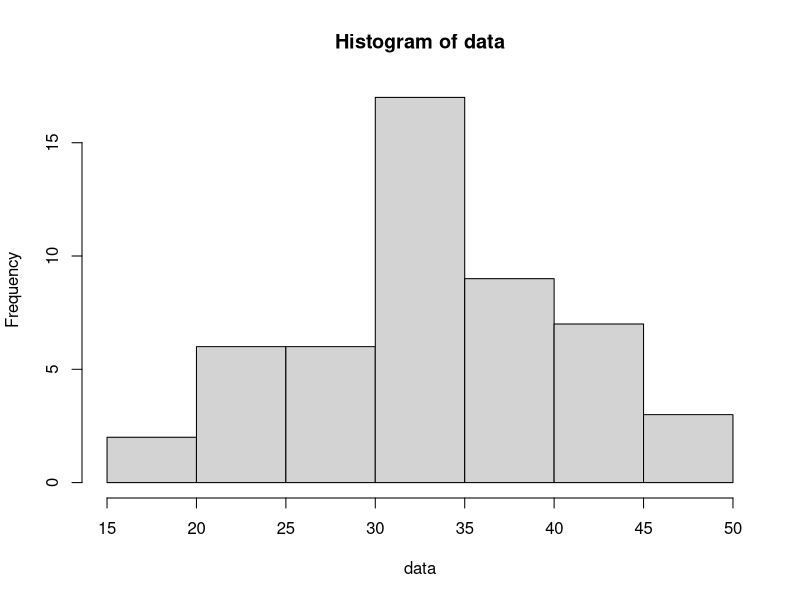

Recreate this plot in R. (Note: this script raises an error after producing the figure.)
# Pruebas de R
freq<-c(24,36,90,50)
esperado <-c(50,50,50,50)
sum(((freq - esperado) ** 2) / esperado)

chi_cuadrado = chisq.test(freq)
chi_cuadrado
sqrt(49.44)
qchisq(0.95,2)

defectos <- c(0,1,2,3,4,5)
prendas_defectuosas <- c(58,55,22,10,4,1)

alpha <- 0.05

#
# X es el numero de defectos por prenda
# 

lambda = sum(defectos * prendas_defectuosas) / sum(prendas_defectuosas)
esperado <- rep(0,6)
for (k in 0:6) {
  esperado[k + 1] = sum(prendas_defectuosas) * dpois(k,lambda = 1)
}
esperado

U = sum( (defectos - esperado)^2 / esperado)
U



## Consumo de agua por hogar (normal)+
library(MASS)
data = c(15,18,21,22,22,23,24,25,26,27,27,28,29,30,31,32,32,32,33,33,33,33,33,34,34,34,34,34,35,35,35,36,36,36,36,36,37,38,39,40,41,42,42,43,43,44,45,46,47,47)

mean(data)
var(data)
sqrt(var(data))

ls = c(24,29,34,39,49)

FO = pnorm(ls,mean(data),sd = sqrt(var(data))) # acumulada

po =  rep(0,5)
po[1] = FO[1]
for (k in 0:3) {
  po[k + 2] = FO[k + 2] - FO[k + 1]
}
po
rango = c(7,6,15,11,11)
esperado = c(50 * po)
nose = sum( (rango - esperado)^2 / esperado)
nose

1 - pchisq(2.07,2)


shapiro.test(data)

#histograma
auxhist = hist(data)
cortes = auxhist$breaks
probAcum = pnorm(cortes,mean = mean(data), sd = sd(data))

n = length(probAcum)

intervalos = data.frame(probAcum[-n],probAcum[-1])
prop.esperada = intervalos[,2] - intervalos[,1]
freq.esperada = (prop.esperada/sum(prop.esperada)) * length(data)

freq.observada  = auxhist$counts
chisq.test(freq.observada,p = prop.esperada,rescale.p = TRUE,simulate.p.value = T)

#============================
# Prueba de Wilcoxon
#============================

x = c(6,9,5,3,4,2)
length(x)
r = wilcox.test(x,
                mu = 5,
                alternative="greater",
                conf.level =0.95,
                correct = F)
print(r)

y <- c(4,6,3,8,10,5,4,3,5,3)
length(y)
wilcox.test(y,mu = 5, alternative = "greater",conf.level =0.97,correct=F)



alpha = 0.05
qf(alpha/2,14,14)
qf(1-alpha/2,14,14)


qt(1-alpha,n1 + n2 - 2)

# Problemas

fo = (0.1811 / 0.067)^2

alpha = 0.05
valor_minimo = qf(alpha/2,4,4)
valor_maximo = qf(1 - alpha/2,4,4)

if (valor_minimo < fo && fo < valor_maximo) {
  print("Se aceptan varianzas iguales")
}else{
  print("NO: Se aceptan varianzas iguales")
}


qt(1-alpha,8)


n1 = 5
n2 = 5
s1 = 0.1811
s2 = 0.067
media1 = 0.417
media2 = 0.151
sp = sqrt(((n1 - 1)*(s1^2) + (n2 - 1)*(s2^2))   /   (n1 + n2 - 2) )

to = (media1 - media2) / (sp * sqrt(1/n1 + 1/n2))
to


estandar = c(32,37,35,28,41,44,35,31,34)
nuevo    = c(35,31,29,25,34,40,27,32)

(sd(estandar) / sd(nuevo)) ^ 2
n1 = length(nuevo)
n2 = length(estandar)
alpha = 0.05
qf(alpha/2,n1 - 1, n2 - 1)
qf(1 - alpha/2,n1 - 1, n2 - 1)


s1 = sd(nuevo)
s2 = sd(estandar)
media1 = mean(nuevo)
media2 = mean(estandar)
sp = sqrt(((n1 - 1)*(s1^2) + (n2 - 1)*(s2^2))   /   (n1 + n2 - 2) )
to = (media1 - media2) / (sp * sqrt(1/n1 + 1/n2))

t = qt(alpha,n1 + n2 - 2)
if (to > t) {
  print("NO se rechaza H0")
}else{
  print("SI se rechaza H0")
}


sistema1 = c(25,29,42,16,31,14,33,45,26,34,30)
sistema2 = c(18,37,40,56,49,28,20,34,39,47)
alpha = 0.01

# Hipotesis
#
# H0 : me1 = me2
#
# H1 : me1 != me2

wilcox.test(sistema1,sistema2,mu=0,conf.level=0.99)
wilcox.test(sistema1,sistema2)
# nos brinad el p-valor







